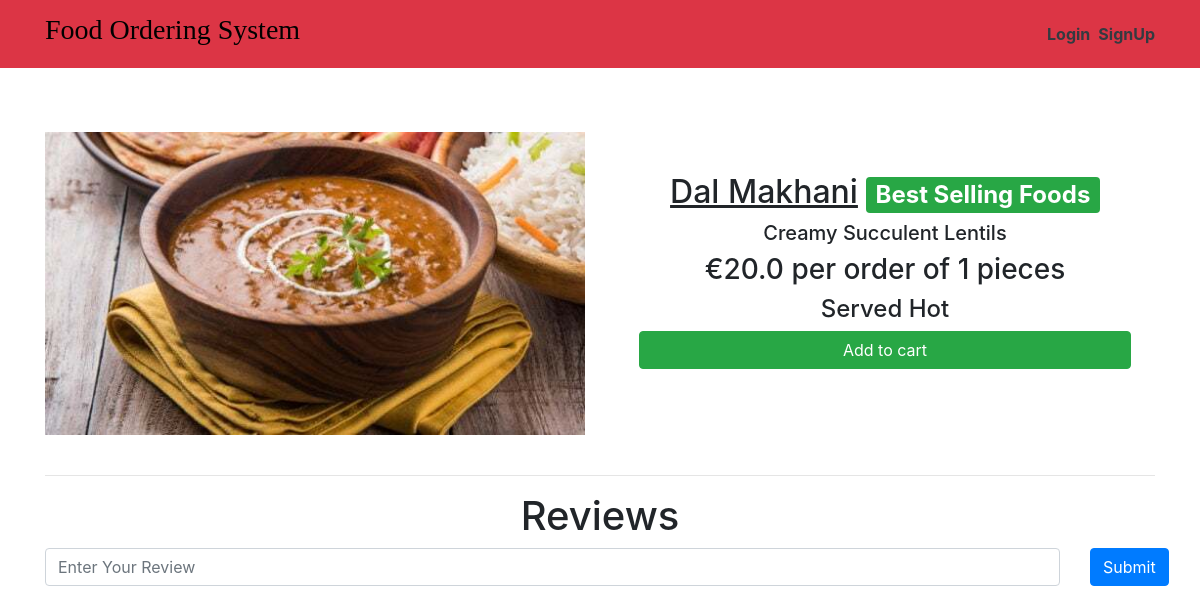
The page /dishes/Lechon_Manok on the database as committed earlier.
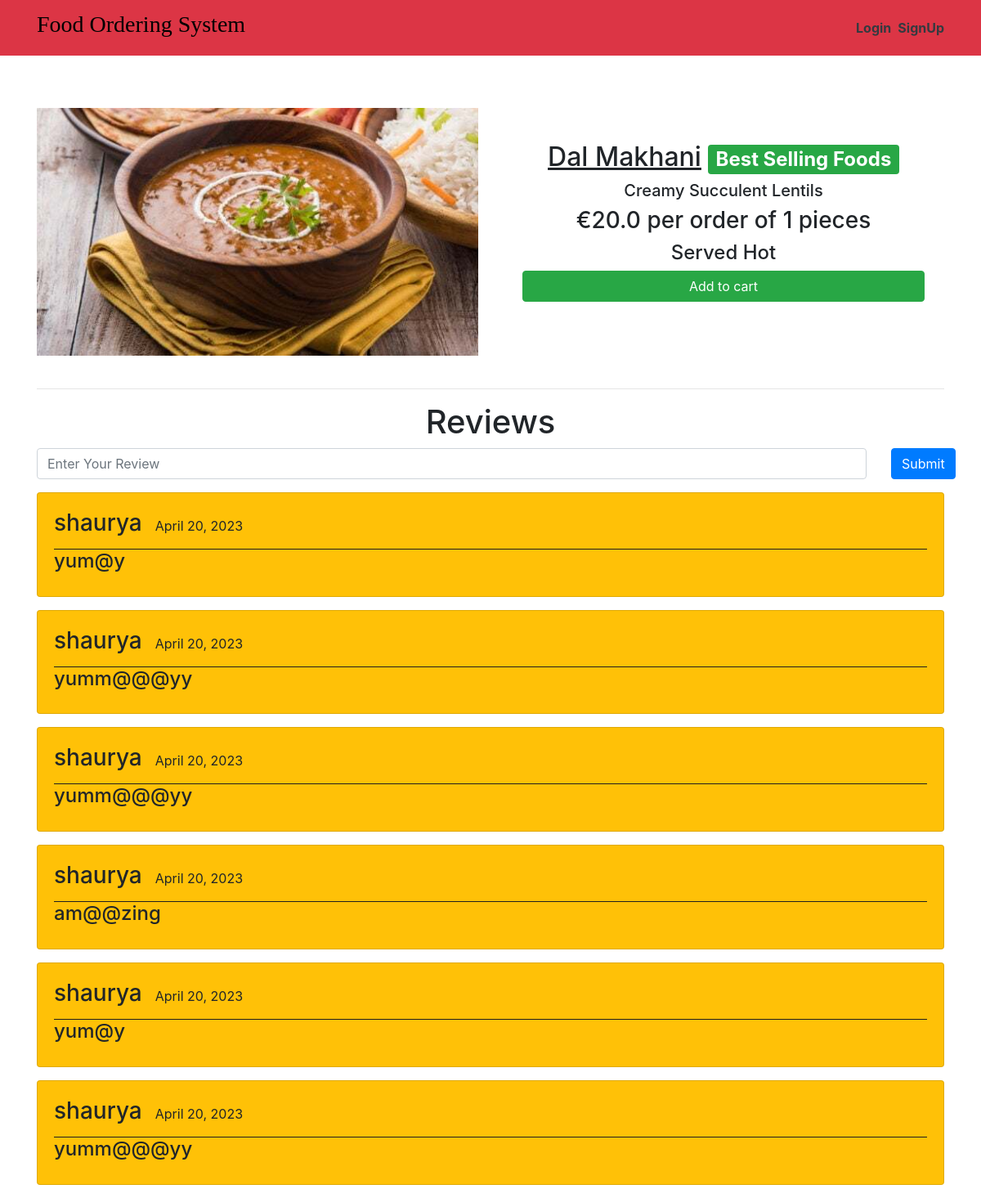
The same page on the database as committed later.
### main/models.py (models this page shows, shortened)
class Item(models.Model):
    LABELS = (
        ('Best Selling Food', 'Best Selling Food'),
        ('New Food', 'New Food'),
        ('Spicy Food🔥', 'Spicy Food🔥'),
    )
    LABEL_COLOUR = (
        ('danger', 'danger'),
        ('success', 'success'),
        ('primary', 'primary'),
        ('info', 'info'),
        ('warning', 'warning'),
    )
    title = models.CharField(max_length=150)
    description = models.CharField(max_length=250,blank=True)
    price = models.FloatField()
    pieces = models.IntegerField(default=6)
    instructions = models.CharField(max_length=250,default="Available")
    image = models.ImageField(default='default.png', upload_to='images/')
    labels = models.CharField(max_length=25, choices=LABELS, blank=True)
    label_colour = models.CharField(max_length=15, choices=LABEL_COLOUR, blank=True)
    slug = models.SlugField(default="foods")
    created_by = models.ForeignKey(User, on_delete=models.CASCADE)

class Reviews(models.Model):
    user = models.ForeignKey(User, on_delete = models.CASCADE)
    item = models.ForeignKey(Item, on_delete = models.CASCADE)
    rslug = models.SlugField()
    review = models.TextField()
    posted_on = models.DateField(default=timezone.now)
    class Meta:
        verbose_name = 'Review'
        verbose_name_plural = 'review'

### main/views.py (the view)
# urls.py: path('dishes/<slug>', views.menuDetail, name='dishes'),
def menuDetail(request, slug):
    item = Item.objects.filter(slug=slug).first()
    reviews = Reviews.objects.filter(rslug=slug).order_by('-id')[:7]
    context = {
        'item' : item,
        'reviews' : reviews,
    }
    return render(request, 'main/dishes.html', context)

### main/templates/main/dishes.html (shortened to what this page needs)
{% extends "main/layout.html" %}
{% block content %}
<div class="dishes">
  <main class="mt-3 pt-4 main">
    <div class="container dark-grey-text">
      <div class="row wow fadeIn">
        <div class="col-md-6 mb-4">
          <img src="{{ item.image.url }}" class="img-fluid mt-4" alt="">
        </div>
        <div class="col-md-6 mb-4 information">
          <div class="p-4 content">
            <div class="mt-0">
                <h2><u>{{ item.title }}</u><span class="badge badge-{{ item.label_colour }} ml-2">{{ item.labels }}</span></h2>
            </div>
            <div class="lead">
              {% if item.description %}
              <h5>{{ item.description }}</h5>
              {% endif %}
              <h3>€{{ item.price }} per order of {{ item.pieces}} pieces</h3>
              <h4>{{ item.instructions }}</h4>
            </div>
            <a href="{% url 'main:add-to-cart' item.slug %}" class="btn btn-success btn-md my-0 p">Add to cart</a>
          </div>
        </div>
      </div>
      <hr>
    </div>
  </main>
  <div class="container">
    <h1 class="text-center">Reviews</h1>
    <form action="{% url 'main:add_reviews' %}" method="POST" class="mb-3">
      <div class="row">
        <div class="col-sm-11">
          <input type="text" name="review" class="form-control" placeholder="Enter Your Review" onkeyup="this.value=this.value.replace(/[^\w\s]/gi,'')">
        </div>
        <div class="col-sm-1">
          <button type="submit" class="btn btn-primary">Submit</button>
        </div>
      </div>
    </form>
    {% for review in reviews %}
    <div class="main-reviews card bg-warning mb-3">
      <div class="card-body">
        <div class="user_details" style="display: flex; border-bottom: 1px solid rgb(31, 30, 30);">
          <h3 class="mr-3">{{ review.user.username }} </h3>
          <p class="mt-2">{{ review.posted_on }}</p>
        </div>
          <h4>{{ review.review }}</h4>
      </div>
    </div>
    {% endfor %}
  </div>
</div>
{% endblock content %}

### main/templates/main/layout.html (shortened to what this page needs)
{% load get_group %}
{% load static %}
<!DOCTYPE html>
<html lang="en">
<head>
    <link rel="stylesheet" href="https://maxcdn.bootstrapcdn.com/bootstrap/4.0.0/css/bootstrap.min.css">
    <link rel="stylesheet" type="text/css" href="{% static 'main/styles.css' %}">
</head>
<body>
    <nav class="navbar navbar-expand-lg navbar-dark bg-danger">
        <div class="container justify-content-center">
        <a class="navbar-brand" href="/"><h3 style="color: black;font-family: Verdana">Food Ordering System</h3></a>
        <div class="collapse navbar-collapse flex-grow-0" id="navbarNav">
               {% if user.is_authenticated %}
                    {% if request.user|has_group:"admin_owner" %}
                    <div class=col-md-6 d-flex justify-content-center align-items-center><b> Welcome,admin! </b> </div>
                    {% else %}
                <li><div class="welcome-message ml-6"><b> Welcome, {{ user.first_name }}!</b></div></li>
                {% endif %}
            </div>
            </div>
            <ul class="navbar-nav ml-auto">
            <a href="{% url 'main:home' %}" class="mr-2 text-dark">Home</a>
                    {% if request.user|has_group:"admin_owner" %}
                        <li><a href="{% url 'main:admin_dashboard' %}" class="mr-2 text-dark">DashBoard</a></li>
                        <li>
                            <form class="logout-link" action="{% url 'accounts:logout' %}" method="post">
                                {% csrf_token %}
                                <button type="submit" class="mr-2">Logout</button>
                            </form>
                        </li>
                    {% else %}
                        <li><a href="{% url 'main:cart' %}" class="mr-2 text-dark">My Cart🛒</a></li>
                        <li><a href="{% url 'main:order_details' %}" class="mr-2 text-dark">Your Orders</a></li>
                        </div>
                        <li>
                            <form class="logout-link" action="{% url 'accounts:logout' %}" method="post">
                                {% csrf_token %}
                                <button type="submit" class="mr-2">Logout</button>
                            </form>
                        </li>
                    {% endif %}
                {% else %}
            <ul class="navbar-nav ml-auto">
                <li><a href="{% url 'accounts:login' %}" class="ml-2 text-dark"><b>Login</b></a></li>
                <li><a href="{% url 'accounts:signup' %}" class="ml-2 text-dark"><b>SignUp</b></a></li>
            {% endif %}
            </ul>
        </div>
    </div>
    </nav>
    <main role="main">
        {% block content %}{% endblock %}
    </main>

### main/static/main/styles.css (style rules this page uses)
.dishes .main .container .row img { max-width: 540px; max-height: 450px; width: fit-content; }
.dishes .main .container .row .content { display: flex; flex-direction: column; text-align: center; justify-content: center; }
.dishes .main .container .row .information { display: flex; flex-direction: column; text-align: center; justify-content: center; }

Rows that differ between the two databases and show on the page:
added Reviews: user.username "shaurya", posted_on "April 20, 2023", review "yum@y"
added Reviews: user.username "shaurya", posted_on "April 20, 2023", review "yumm@@@yy"
added Reviews: user.username "shaurya", posted_on "April 20, 2023", review "yumm@@@yy"
added Reviews: user.username "shaurya", posted_on "April 20, 2023", review "am@@zing"
added Reviews: user.username "shaurya", posted_on "April 20, 2023", review "yum@y"
added Reviews: user.username "shaurya", posted_on "April 20, 2023", review "yumm@@@yy"
